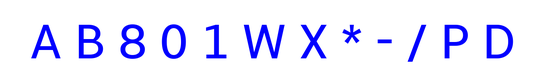
#> input picture python/rudova_cv/practice_cv/5/alphabet_ext.png, 546 x 84 px, shrunk from 1300 x 200 before the run, found by its file name
$ python work.py
#> lines starting #> are read from the running program, lines starting #| are printed output that depends on the picture; after the words box and inside, x2 and y2 are one past the last pixel; in counts of white or black regions, pixels touching at a corner belong together
import matplotlib.pyplot as plt
import numpy as np
from skimage.measure import label, regionprops
from collections import defaultdict

answer_dict =  {'/': 21, 'B': 25, '-': 20, '8': 23, 'A': 21, '1': 31, 'W': 12, '*': 22, '0': 10, 'X': 15}


def has_line(region, horizontal=True):
    return 1. in np.mean(region.image, int(horizontal))


def count_holes(region):
    inv = np.logical_not(region.image)
    labeled = label(inv)
    holes = np.max(labeled)
    return holes


def extractor(region):
    area = region.area / region.image.size
    cy, cx = region.centroid_local
    cy /= region.image.shape[0]
    cx /= region.image.shape[1]
    eccentricity = region.eccentricity
    if eccentricity < 0.4:
        eccentricity = 0
    perimeter = region.perimeter / region.image.size
    euler = region.euler_number
    vline = has_line(region, False)
    hline = has_line(region)
    holes = 0 if eccentricity == 0 else count_holes(region)
    return np.array([area, cy, cx,  eccentricity, perimeter,  euler, vline, hline, holes])


def distance(p1, p2):
    return ((p1 - p2) ** 2).sum() ** 0.5


def classificator(props, classes):
    klass = None
    min_d = 10 ** 16
    for cls in classes:
        d = distance(props, classes[cls])
        if d < min_d:
            klass = cls
            min_d = d
    return klass


image = plt.imread('5/alphabet_ext.png').mean(2)
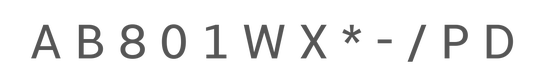
#> image: shape (84, 546) float32; min 0.333, max 1, mean 0.945
image [ image == 1] = 0
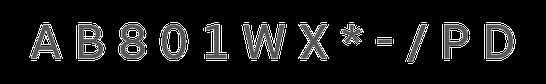
#> image: shape (84, 546) float32; min 0, max 0.997, mean 0.0906
image [ image > 0] = 1
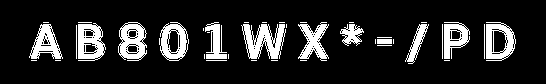
#> image: shape (84, 546) float32; values 0 (black) and 1 (white), 14.6% white; 40 white regions (24 under 20 px)
labeled = label(image)
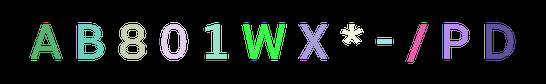
#> labeled: shape (84, 546) int64; 41 distinct labels, from 0 to 40; one colour per label, 0 black
regions = regionprops(labeled)
#> regions = 40 regions; largest, box (x1, y1, x2, y2) and area: (241, 24, 286, 59) 909, (118, 22, 147, 61) 698, (78, 23, 106, 61) 696, (486, 22, 516, 61) 663, (160, 22, 189, 61) 618

classes = {
    "A": extractor(regions[2]),
    "B": extractor(regions[3]),
    "8": extractor(regions[0]),
    "0": extractor(regions[1]),
    "1": extractor(regions[4]),
    "W": extractor(regions[5]),
    "X": extractor(regions[6]),
    "*": extractor(regions[7]),
    "-": extractor(regions[11]),
    "/": extractor(regions[8]),
    }

alphabet = plt.imread('5/fr_dic.png').mean(2)
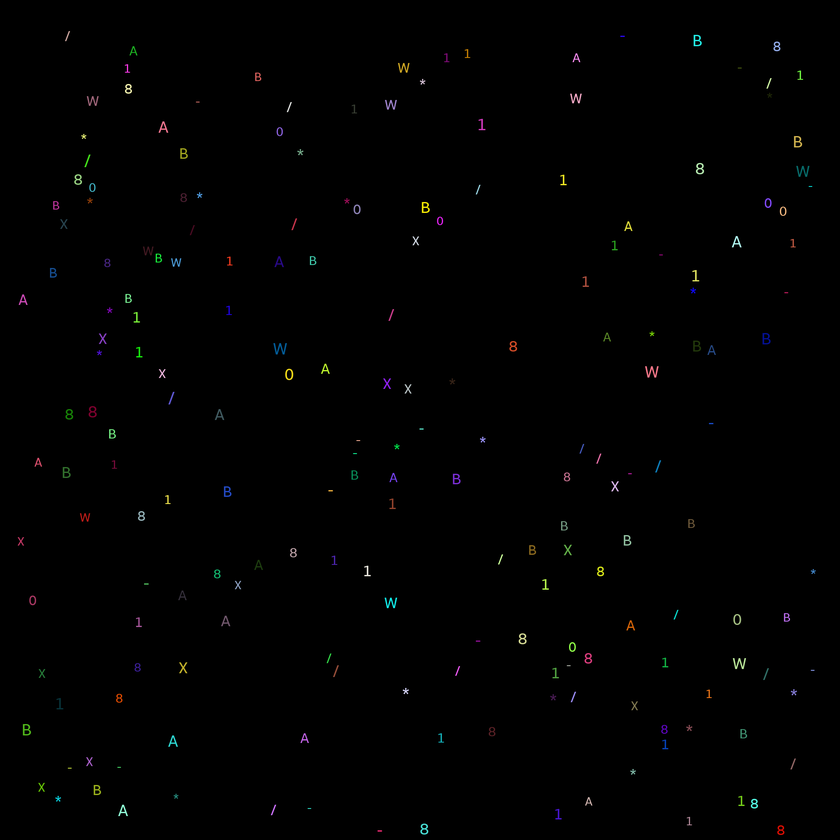
#> input picture python/rudova_cv/practice_cv/5/fr_dic.png, 840 x 840 px, shrunk from 2000 x 2000 before the run, found by its file name
#> alphabet: shape (840, 840) float32; min 0, max 0.991, mean 0.00384
alphabet[alphabet > 0] = 1
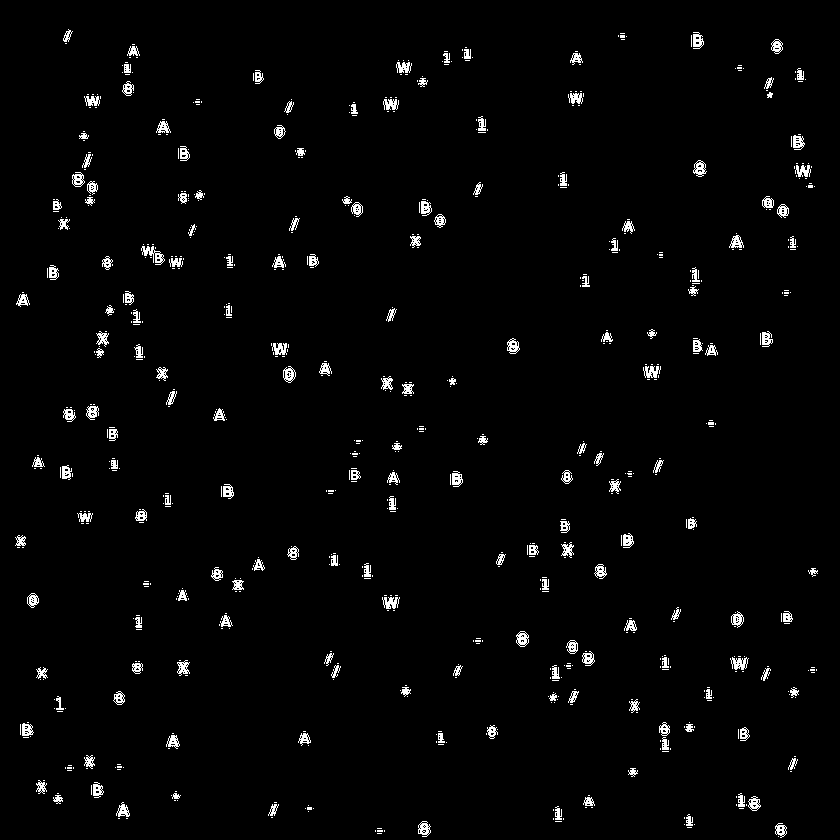
#> alphabet: shape (840, 840) float32; values 0 (black) and 1 (white), 2.2% white in thin lines or dots
labeled = label(alphabet)
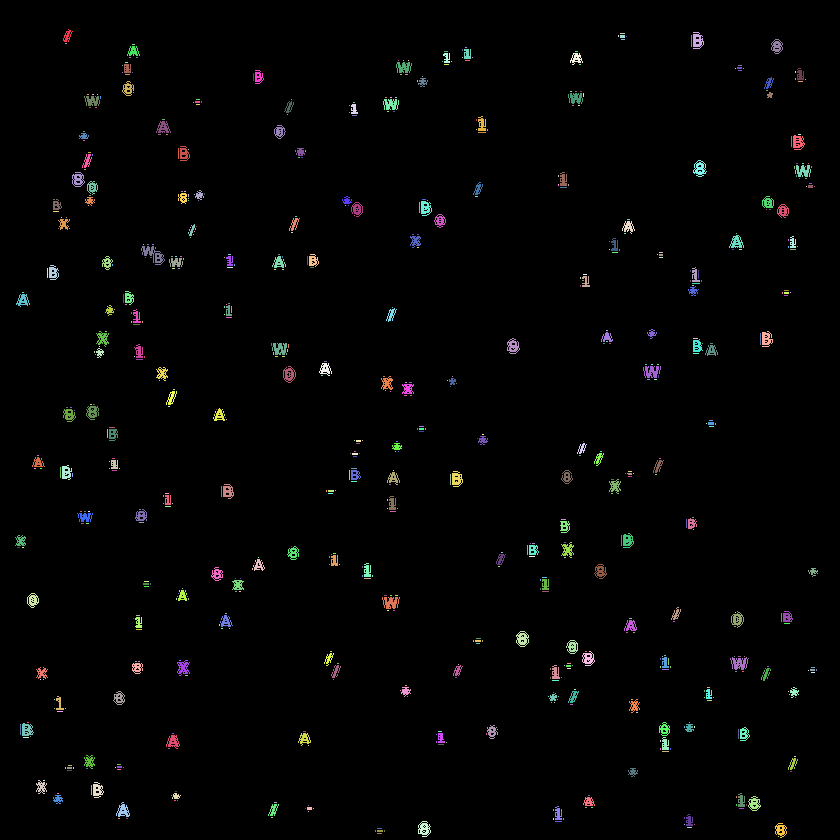
#> labeled: shape (840, 840) int64; 730 distinct labels, from 0 to 729; one colour per label, 0 black
regions = regionprops(labeled)
#> regions = 729 regions; largest, box (x1, y1, x2, y2) and area: (141, 246, 165, 265) 178, (730, 657, 749, 670) 143, (643, 366, 661, 378) 137, (382, 597, 400, 609) 137, (272, 343, 287, 355) 125

dict_ = defaultdict(lambda: 0)

for sym in regions:
    extracted = extractor(sym)
    symb = classificator(extracted, classes)
    dict_[symb] += 1
#> this loop made 729 passes
#> (area in extractor, cy in extractor, cx in extractor, perimeter in extractor, euler in extractor, vline in extractor, hline in extractor) on passes 1, 2, 7: (0.438, 0.507, 0.404, 0.368, -7, False, False), (0.647, 0.487, 0.372, 0.416, -5, False, True), (1, 0, 0, 0, 1, True, True)

print(dict_)
#> (printed output is left out)
if dict_ == answer_dict:
    print("Верно")
